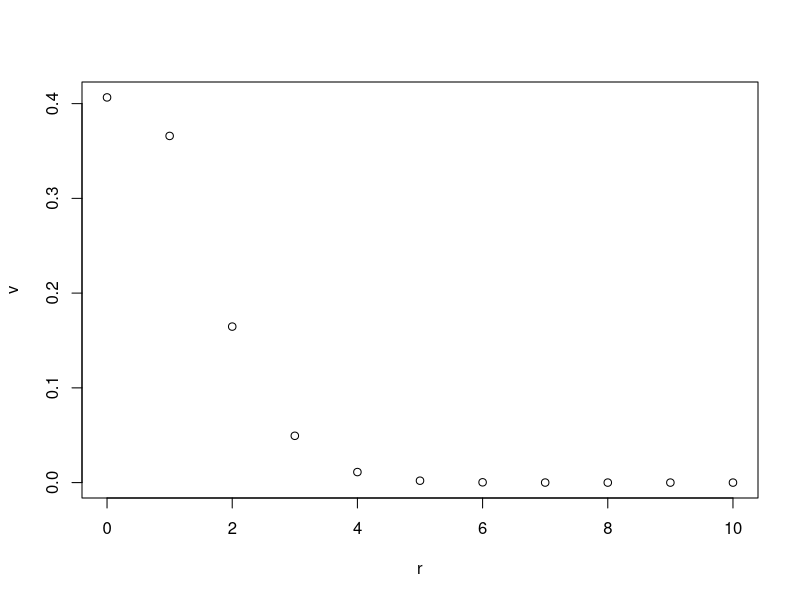
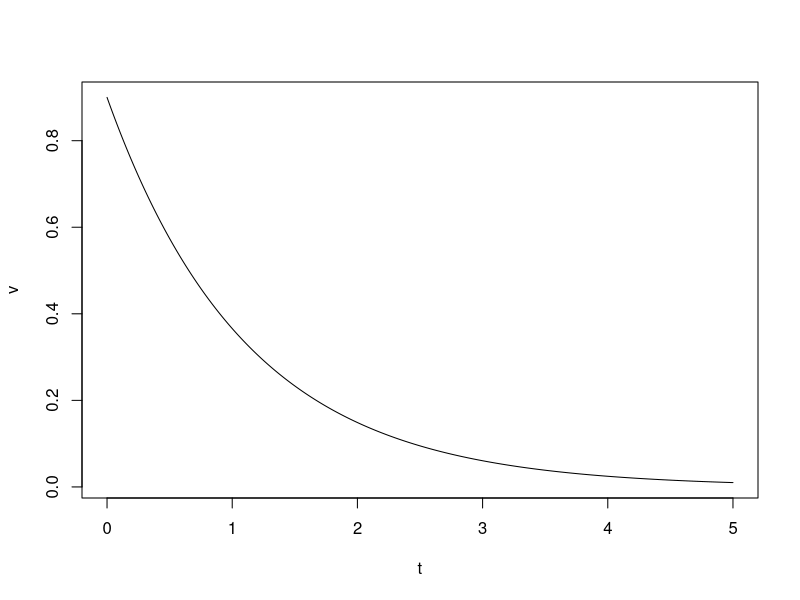
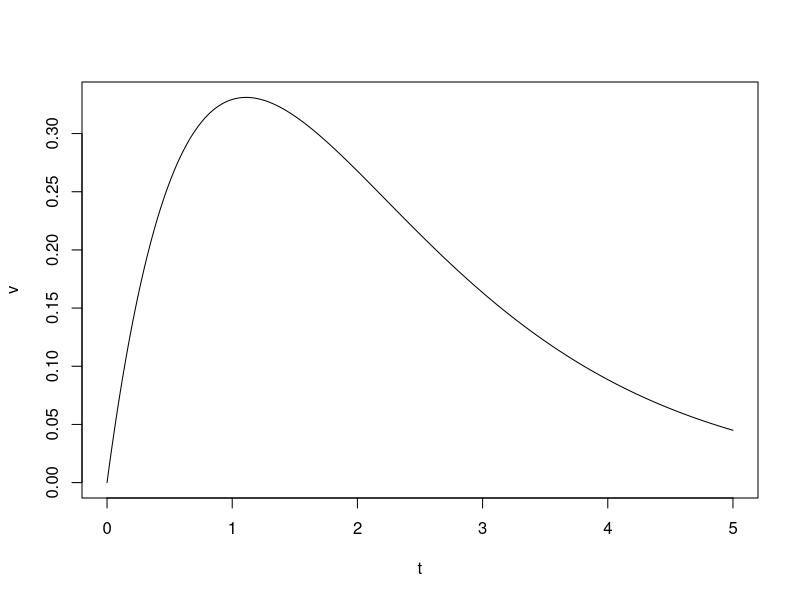
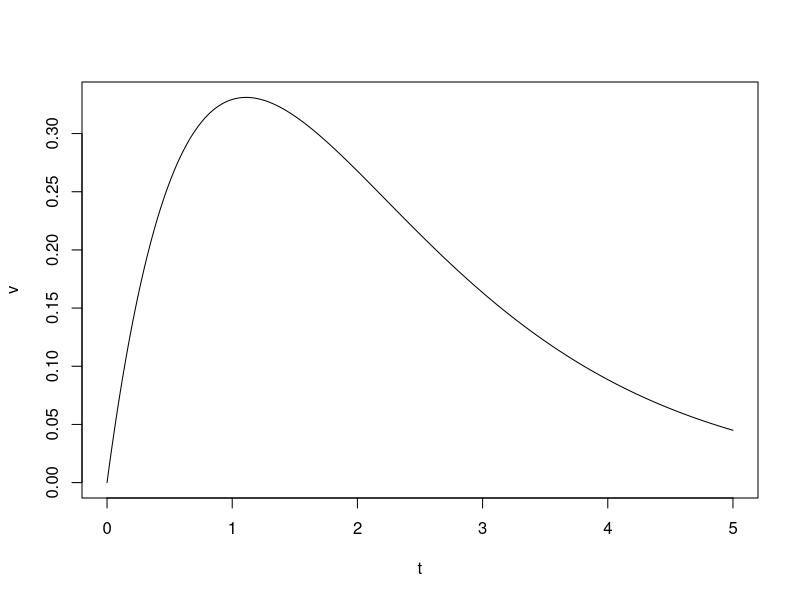
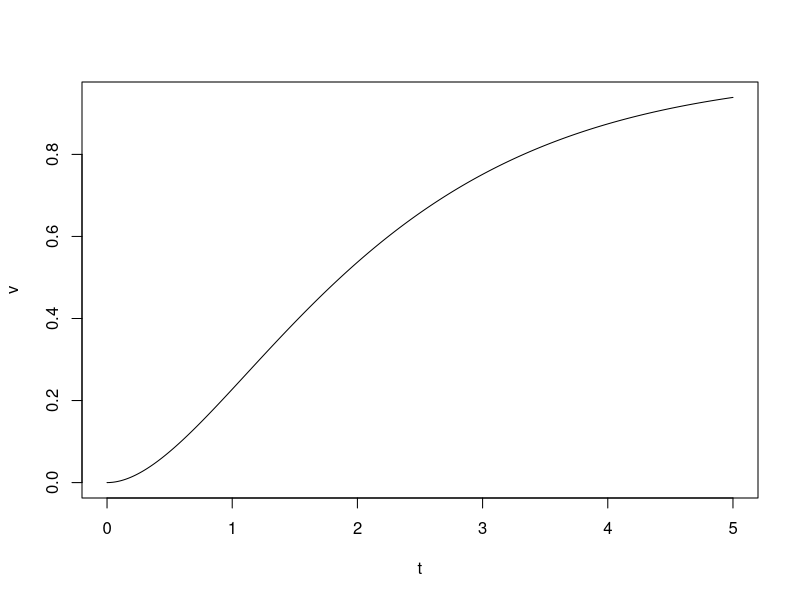
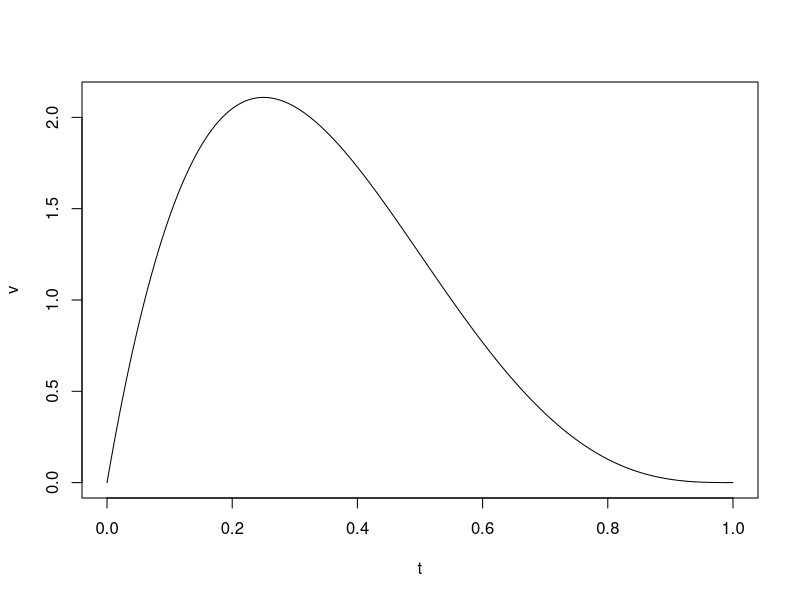
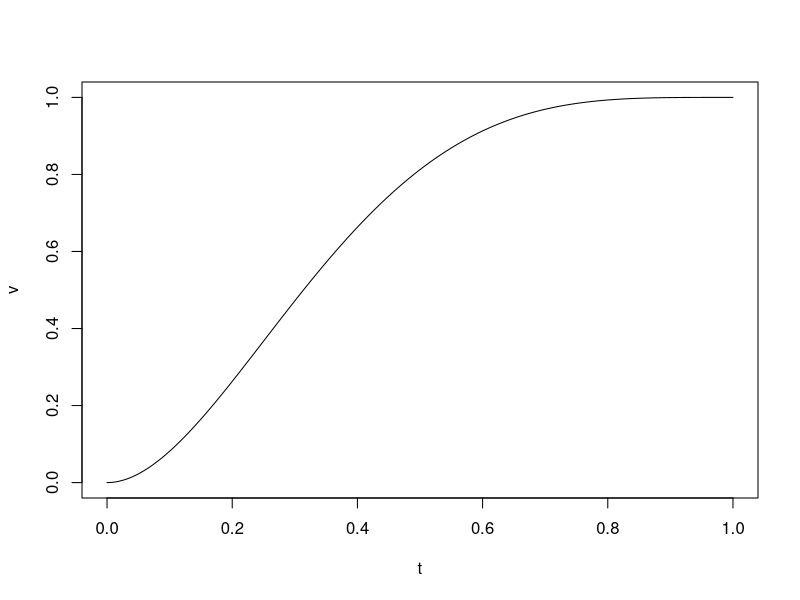

The R script that drew these images, in order:
r <- c(0:10)
v <- dpois(r, 0.9)
plot(r, v)

n <- 100
t <- c(0:(n*5))/n
v <- dexp(t, 0.9)
plot(t, v, type='l')

qexp(0.95, 0.9)

pexp(3.3286, 0.9)

n <- 100
lambda <- 0.9
k <- 2
t <- c(0:(n*5))/n
v <- dgamma(t, rate = lambda, shape = k)
plot(t, v, type='l')

# Note that 1/\beta is the rate from above; in this case then $\beta$ is called the scale

n <- 100
beta <- 1/0.9
alpha <- 2
t <- c(0:(n*5))/n
v <- dgamma(t, scale = beta, shape = alpha)
plot(t, v, type='l')

v <- pgamma(t, scale = beta, shape=alpha)
plot(t, v, type='l')

n <- 500
beta <- 4
alpha <- 2
t <- c(0:n)/n
v <- dbeta(t, shape1=alpha, shape2 = beta)
plot(t, v, type='l')

v <- pbeta(t, shape1=alpha, shape2 = beta)
plot(t, v, type='l')

alpha = 100+1
beta = 3000 +1
qbeta(0.90, shape1=alpha, shape2=beta)

100/3000


